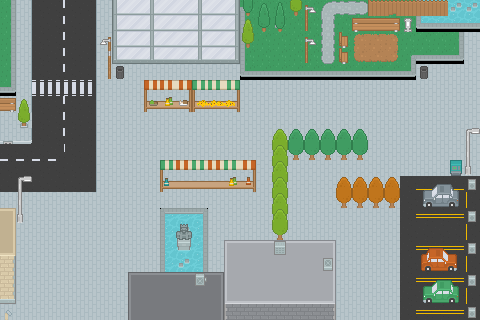

This game map was drawn from its Tiled (.tmx) file and the tilesets committed beside it. A one-line description and the full map source follow:
An orthogonal 30x20 tile map with 16x16 px tiles, 4 tile layers (terrain, objects, IFOPlayer1, IFOPlayer2), 2 tilesets.

<map version="1.4" tiledversion="1.4.1" orientation="orthogonal" renderorder="right-down" width="30" height="20" tilewidth="16" tileheight="16" infinite="0" nextlayerid="5" nextobjectid="1">
 <tileset firstgid="1" source="../assets/city.tsx" />
 <tileset firstgid="1037" source="Base.tsx" />
 <layer id="1" name="terrain" width="30" height="20">
  <data encoding="csv">
72,748,715,787,788,715,747,239,351,240,351,351,240,351,241,37,964,964,964,964,964,964,964,964,964,964,212,213,213,213,
72,748,715,787,788,715,747,239,351,240,351,351,240,351,241,70,964,71,964,964,964,964,964,964,964,964,249,250,250,250,
72,748,715,787,788,715,747,239,351,240,351,351,240,351,241,70,964,964,964,964,964,964,964,964,964,964,964,964,72,748,
72,748,715,787,788,715,747,310,385,311,385,385,311,385,312,70,964,964,964,964,964,964,964,964,964,36,108,108,109,748,
72,748,715,787,788,715,747,748,748,748,748,748,748,748,748,107,108,108,108,108,108,108,108,108,108,109,748,748,748,748,
109,748,829,829,829,829,747,748,748,748,748,748,748,748,748,748,748,748,748,748,748,748,748,748,748,748,748,748,748,748,
748,749,715,787,788,715,747,748,748,748,748,748,748,748,748,748,748,748,748,748,748,748,748,748,748,748,748,748,748,748,
748,748,715,787,788,715,747,748,748,748,748,748,748,748,748,748,748,748,748,748,748,748,748,748,748,748,748,748,748,748,
715,715,715,787,788,715,747,748,748,748,748,748,748,748,748,748,748,748,748,748,748,748,748,748,748,748,748,748,748,748,
714,714,714,714,788,715,747,748,748,748,748,748,748,748,748,748,748,748,748,748,748,748,748,748,748,748,748,748,748,748,
751,751,751,751,715,715,747,748,748,748,748,748,748,748,748,748,748,748,748,748,748,748,748,748,748,748,748,748,748,748,
715,715,715,715,715,715,747,748,748,748,748,748,748,748,748,748,748,748,748,748,748,748,748,748,748,748,790,790,790,715,
748,748,748,748,748,748,748,748,748,748,748,748,748,748,748,748,748,748,748,748,748,748,748,748,748,748,715,715,715,715,
26,748,748,748,748,748,748,748,748,748,175,176,177,748,748,748,748,748,748,748,748,748,748,748,748,748,717,717,717,715,
65,748,748,748,748,748,748,748,748,748,212,213,214,748,748,748,748,748,748,748,748,748,748,748,748,748,715,715,715,715,
63,748,748,748,748,748,748,748,748,748,212,213,214,748,17,19,19,19,19,19,18,748,748,748,748,748,717,717,717,715,
197,748,748,748,748,748,748,748,748,748,212,213,214,748,20,23,23,23,23,23,57,748,748,748,748,748,715,715,715,715,
197,748,748,748,748,748,748,748,9,11,11,11,11,10,20,23,23,23,23,23,57,748,748,748,748,748,717,717,717,715,
308,748,748,748,748,748,748,748,12,15,15,15,15,49,54,56,56,56,56,56,55,748,748,748,748,748,715,715,715,715,
748,748,748,748,748,748,748,748,12,15,15,15,15,49,191,192,192,192,192,192,193,748,748,748,748,748,717,717,717,715
</data>
 </layer>
 <layer id="2" name="objects" width="30" height="20">
  <data encoding="csv">
0,749,0,0,0,0,0,0,0,0,0,0,0,0,0,444,404,407,439,601,1785,1844,2068,614,613,541,541,541,0,0,
0,749,0,0,0,0,0,0,0,0,351,351,0,0,0,402,441,444,0,675,1787,0,573,608,574,634,0,0,0,0,
0,749,0,0,0,0,600,0,0,0,351,351,0,0,0,439,0,0,0,601,1787,537,936,937,938,0,0,0,0,0,
0,749,0,0,0,0,637,0,0,0,385,385,0,0,0,0,0,0,0,675,2011,537,1010,1011,1012,0,0,0,0,0,
0,749,0,0,0,0,674,497,0,0,0,0,0,0,0,0,0,0,0,0,0,0,0,0,0,0,497,0,0,0,
0,749,0,0,0,0,0,0,0,0,0,0,0,0,0,0,0,0,0,0,0,0,0,0,0,0,0,0,0,0,
574,402,0,0,0,0,0,0,0,1333,1277,1390,1335,1278,1392,0,0,0,0,0,0,0,0,0,0,0,0,0,0,0,
0,476,0,0,0,0,0,0,0,0,0,0,0,0,0,0,0,0,0,0,0,0,0,0,0,0,0,0,0,0,
858,823,0,0,0,0,0,0,0,0,0,0,0,0,0,0,0,0,0,0,0,0,0,0,0,0,0,0,0,595,
0,0,0,0,0,0,0,0,0,0,0,0,0,0,0,0,0,1677,1679,1679,1679,1679,1679,0,0,0,0,0,0,632,
0,0,0,0,0,0,0,0,0,0,0,0,0,0,0,0,0,1677,0,0,0,0,0,0,0,0,0,0,321,669,
0,595,0,0,0,0,0,0,0,0,1334,1275,1275,1275,1277,1391,0,1677,0,0,0,0,0,0,0,715,772,773,774,548,
0,632,0,0,0,0,0,0,0,0,0,0,0,0,0,0,0,1677,0,0,0,1678,1678,1678,1678,715,809,810,811,789,
0,669,0,0,0,0,0,0,0,0,0,0,0,0,0,0,0,1677,0,0,0,0,0,0,0,715,0,0,0,548,
0,0,0,0,0,0,0,0,0,0,0,110,0,0,0,0,0,1677,0,0,0,0,0,0,0,715,0,0,0,789,
0,0,0,0,0,0,0,0,0,0,0,252,0,0,0,0,0,617,0,0,0,0,0,0,0,715,923,924,925,548,
0,0,0,0,0,0,0,0,0,0,0,0,0,0,0,0,0,0,0,0,546,0,0,0,0,715,960,961,962,789,
0,0,0,0,0,0,0,0,0,0,0,0,549,0,0,0,0,0,0,0,0,0,0,0,0,715,624,625,626,548,
0,0,0,0,0,0,0,0,0,0,0,0,0,0,0,0,0,0,0,0,0,0,0,0,0,715,661,662,663,789,
785,0,0,0,0,0,0,0,0,0,0,0,0,0,0,0,0,0,0,0,0,0,0,0,0,715,0,0,0,548
</data>
 </layer>
 <layer id="3" name="IFOPlayer1" width="30" height="20">
  <data encoding="csv">
0,0,0,0,0,0,0,0,0,0,0,0,0,0,0,0,0,0,0,0,0,0,0,0,0,0,0,0,0,0,
0,0,0,0,0,0,0,0,0,0,0,0,0,0,0,0,0,0,0,0,0,0,0,0,0,0,0,0,0,0,
0,0,0,0,0,0,0,0,0,0,0,0,0,0,0,0,0,0,0,0,0,0,0,0,0,0,0,0,0,0,
0,0,0,0,0,0,0,0,0,0,0,0,0,0,0,0,0,0,0,0,0,0,0,0,0,0,0,0,0,0,
0,0,0,0,0,0,0,0,0,0,0,0,0,0,0,0,0,0,0,0,0,0,0,0,0,0,0,0,0,0,
0,0,0,0,0,0,0,0,0,1104,1047,1161,1105,1048,1162,0,0,0,0,0,0,0,0,0,0,0,0,0,0,0,
0,0,0,0,0,0,0,0,0,0,0,0,0,0,0,0,0,0,0,0,0,0,0,0,0,0,0,0,0,0,
0,0,0,0,0,0,0,0,0,0,0,0,0,0,0,0,0,0,0,0,0,0,0,0,0,0,0,0,0,0,
0,0,0,0,0,0,0,0,0,0,0,0,0,0,0,0,0,1620,1622,1622,1622,1622,1622,0,0,0,0,0,0,595,
0,0,0,0,0,0,0,0,0,0,0,0,0,0,0,0,0,1620,0,0,0,0,0,0,0,0,0,0,0,632,
0,0,0,0,0,0,0,0,0,0,1105,1047,1048,1047,1048,1161,0,1620,0,0,0,0,0,0,0,0,0,0,0,0,
0,595,0,0,0,0,0,0,0,0,0,0,0,0,0,0,0,1620,0,0,0,1621,1621,1621,1621,0,0,0,0,0,
0,632,0,0,0,0,0,0,0,0,0,0,0,0,0,0,0,1620,0,0,0,0,0,0,0,0,0,0,0,0,
0,0,0,0,0,0,0,0,0,0,0,0,0,0,0,0,0,1620,0,0,0,0,0,0,0,0,0,0,0,0,
0,0,0,0,0,0,0,0,0,0,0,0,0,0,0,0,0,0,0,0,0,0,0,0,0,0,0,0,0,0,
0,0,0,0,0,0,0,0,0,0,0,0,0,0,17,19,19,19,19,19,18,0,0,0,0,0,0,0,0,0,
0,0,0,0,0,0,0,0,0,0,0,0,0,0,0,0,0,0,0,0,0,0,0,0,0,0,0,0,0,0,
0,0,0,0,0,0,0,0,0,0,0,0,0,0,0,0,0,0,0,0,0,0,0,0,0,0,0,0,0,0,
0,0,0,0,0,0,0,0,0,0,0,0,0,0,0,0,0,0,0,0,0,0,0,0,0,0,0,0,0,0,
0,0,0,0,0,0,0,0,0,0,0,0,0,0,0,0,0,0,0,0,0,0,0,0,0,0,0,0,0,0
</data>
 </layer>
 <layer id="4" name="IFOPlayer2" width="30" height="20">
  <data encoding="csv">
0,0,0,0,0,0,0,0,0,0,0,0,0,0,0,0,0,0,0,0,0,0,0,0,0,0,0,0,0,0,
0,0,0,0,0,0,0,0,0,0,0,0,0,0,0,0,0,0,0,0,0,0,0,0,0,0,0,0,0,0,
0,0,0,0,0,0,0,0,0,0,0,0,0,0,0,0,0,0,0,0,0,0,0,0,0,0,0,0,0,0,
0,0,0,0,0,0,0,0,0,0,0,0,0,0,0,0,0,0,0,0,0,0,0,0,0,0,0,0,0,0,
0,0,0,0,0,0,0,0,0,0,0,0,0,0,0,0,0,0,0,0,0,0,0,0,0,0,0,0,0,0,
0,0,0,0,0,0,0,0,0,0,0,0,0,0,0,0,0,0,0,0,0,0,0,0,0,0,0,0,0,0,
0,0,0,0,0,0,0,0,0,0,0,0,0,0,0,0,0,0,0,0,0,0,0,0,0,0,0,0,0,0,
0,0,0,0,0,0,0,0,0,0,0,0,0,0,0,0,0,0,0,0,0,0,0,0,0,0,0,0,0,0,
0,0,0,0,0,0,0,0,0,0,0,0,0,0,0,0,0,0,0,0,0,0,0,0,0,0,0,0,0,0,
0,0,0,0,0,0,0,0,0,0,0,0,0,0,0,0,0,0,0,0,0,0,0,0,0,0,0,0,0,0,
0,0,0,0,0,0,0,0,0,0,0,0,0,0,0,0,0,0,0,0,0,0,0,0,0,0,0,0,0,0,
0,0,0,0,0,0,0,0,0,0,0,0,0,0,0,0,0,0,0,0,0,0,0,0,0,0,0,0,0,0,
0,0,0,0,0,0,0,0,0,0,0,0,0,0,0,0,0,0,0,0,0,0,0,0,0,0,0,0,0,0,
0,0,0,0,0,0,0,0,0,0,0,0,0,0,0,0,0,0,0,0,0,0,0,0,0,0,0,0,0,0,
0,0,0,0,0,0,0,0,0,0,0,0,0,0,0,0,0,0,0,0,0,0,0,0,0,0,0,0,0,0,
0,0,0,0,0,0,0,0,0,0,0,0,0,0,0,0,0,617,0,0,0,0,0,0,0,0,0,0,0,0,
0,0,0,0,0,0,0,0,0,0,0,0,0,0,0,0,0,0,0,0,546,0,0,0,0,0,0,0,0,0,
0,0,0,0,0,0,0,0,0,0,0,0,0,0,0,0,0,0,0,0,0,0,0,0,0,0,0,0,0,0,
0,0,0,0,0,0,0,0,0,0,0,0,0,0,0,0,0,0,0,0,0,0,0,0,0,0,0,0,0,0,
0,0,0,0,0,0,0,0,0,0,0,0,0,0,0,0,0,0,0,0,0,0,0,0,0,0,0,0,0,0
</data>
 </layer>
</map>
